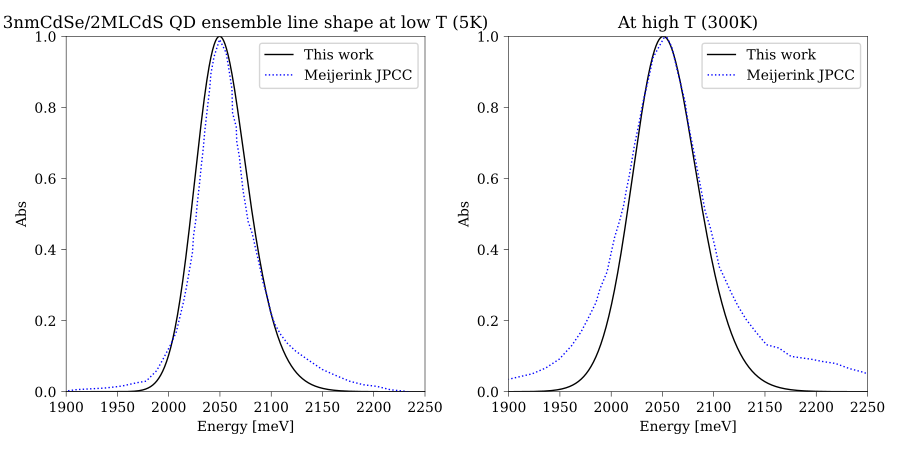

Python code for this plot:
import numpy as np
import matplotlib
import matplotlib.pyplot as plt
from matplotlib import rc
matplotlib.rcParams['font.family'] = "serif"
matplotlib.rcParams['font.sans-serif'] = "Times New Roman"
rc('axes', linewidth=0.4)
matplotlib.rcParams['xtick.major.width'] = 0.4
matplotlib.rcParams['ytick.major.width'] = 0.4

fig, axs = plt.subplots(1,2, figsize=(9, 4.5))

x1 = np.array([float(line.strip().split()[0]) for line in \
    open("../CALCS/coreShell_3.0nmCdSe_2MLCdS/results/NEW_gaussian30fs_Spectrum_QM_E17_T=5.dat", 'r') if line[0]!="#"])
y1 = np.array([float(line.strip().split()[1]) for line in \
    open("../CALCS/coreShell_3.0nmCdSe_2MLCdS/results/NEW_gaussian30fs_Spectrum_QM_E17_T=5.dat", 'r') if line[0]!="#"])
x3 = np.array([float(line.strip().split()[0]) for line in \
    open("../experimental_digitized/ensemble/Meijerink_coreShell_4K_shape.dat", 'r') if line[0]!="#"])
y3 = np.array([float(line.strip().split()[1]) for line in \
    open("../experimental_digitized/ensemble/Meijerink_coreShell_4K_shape.dat", 'r') if line[0]!="#"])
axs[0].plot(x1*1000, y1, "-k", linewidth=1, label="This work")
axs[0].plot(4150-x3, y3, ":b", linewidth=1, label="Meijerink JPCC")
axs[0].set(xlim=(1900,2250), ylim=(0, 1), xlabel="Energy [meV]", ylabel="Abs", title="3nmCdSe/2MLCdS QD ensemble line shape at low T (5K)")
axs[0].legend(loc="upper right", prop={"size": 10})

x1 = np.array([float(line.strip().split()[0]) for line in \
    open("../CALCS/coreShell_3.0nmCdSe_2MLCdS/results/NEW_gaussian30fs_Spectrum_QM_E17_T=300.dat", 'r') if line[0]!="#"])
y1 = np.array([float(line.strip().split()[1]) for line in \
    open("../CALCS/coreShell_3.0nmCdSe_2MLCdS/results/NEW_gaussian30fs_Spectrum_QM_E17_T=300.dat", 'r') if line[0]!="#"])
x3 = np.array([float(line.strip().split()[0]) for line in \
    open("../experimental_digitized/ensemble/Meijerink_coreShell_295K_shape.dat", 'r') if line[0]!="#"])
y3 = np.array([float(line.strip().split()[1]) for line in \
    open("../experimental_digitized/ensemble/Meijerink_coreShell_295K_shape.dat", 'r') if line[0]!="#"])
axs[1].plot(x1*1000, y1, "-k", linewidth=1, label="This work")
axs[1].plot(4097-x3, y3, ":b", linewidth=1, label="Meijerink JPCC")
axs[1].set(xlim=(1900,2250), ylim=(0, 1), xlabel="Energy [meV]", ylabel="Abs", title="At high T (300K)")
axs[1].legend(loc="upper right", prop={"size": 10})


fig.tight_layout()
fig.savefig("manu_plot_ensemble.pdf")
